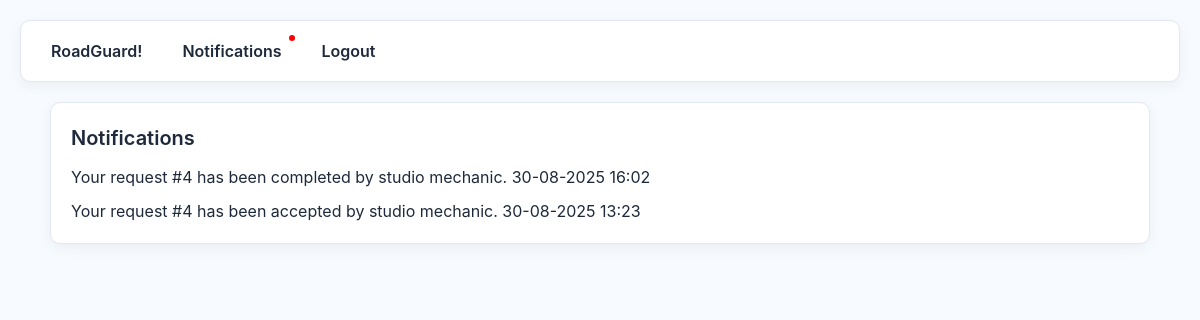
The app's page /notifications (signed in), older data.
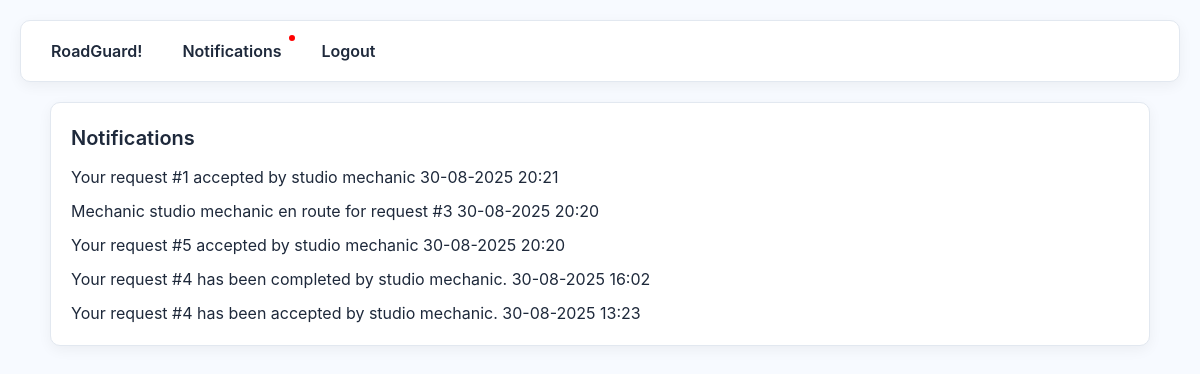
The same page, newer data.
### app.py (models this page shows)
class Notification(db.Model):
    id = db.Column(db.Integer, primary_key=True)
    role = db.Column(db.String(20))
    user_id = db.Column(db.Integer, db.ForeignKey('user.id'), nullable=True)
    message = db.Column(db.Text)
    created_at = db.Column(db.DateTime, default=datetime.utcnow)
    user = db.relationship("User", backref="notifications")

### app.py (the view)
@app.route('/notifications')
@login_required
def notifications():
    notes = Notification.query.filter_by(user_id=current_user.id).order_by(Notification.created_at.desc()).all()
    return render_template('notifications.html', notifications=notes)

### app.py (called while the page is built)
@login_manager.user_loader
def load_user(user_id):
    return User.query.get(int(user_id))

### templates/notifications.html (shortened to what this page needs)
{% extends 'layout.html' %}
{% block content %}
<div class="card fade-in">
  <h2>Notifications</h2>
  {% if notifications %}
    <ul class="simple">
      {% for note in notifications %}
        <li>{{ note.message }}
          <span class="small-muted">{{ note.created_at.strftime('%d-%m-%Y %H:%M') }}</span>
        </li>
      {% endfor %}
    </ul>
  {% else %}
    <div class="empty">No notifications yet.</div>
  {% endif %}
</div>
{% endblock %}

Row changes from the older to the newer data that the page shows:
added Notification: message "Your request #1 accepted by studio mechanic", created_at "30-08-2025 20:21"
added Notification: message "Mechanic studio mechanic en route for request #3", created_at "30-08-2025 20:20"
added Notification: message "Your request #5 accepted by studio mechanic", created_at "30-08-2025 20:20"
